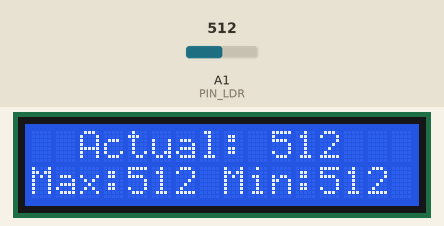
This sketch was run on a simulated Arduino Uno, built with avr-gcc and run on an emulated ATmega328P. Shown: 16×2 character LCD. The test bench sets the inputs (shaded band); at power-on: A1 (PIN_LDR) = 512. What the sketch prints to the serial monitor is not drawn.

Above: at 2.2 s.
2.3 s: A1 (PIN_LDR) set to 716
At 3.1 s:
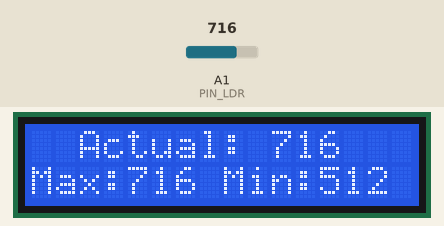
5.4 s: A1 (PIN_LDR) set to 900
At 6.3 s:
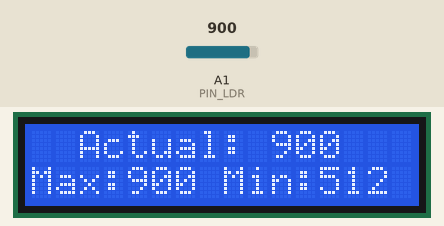
7.4 s: A1 (PIN_LDR) set to 1023
At 7.9 s:
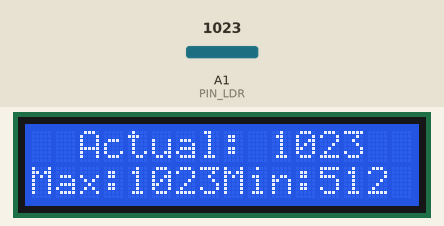
Timing chart, 0 to 10.4 s (numbered marks = the images above; inputs shaded):
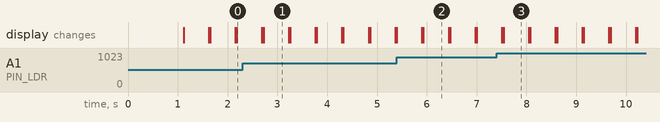

Measured:
- after the input at 2.3 s, the display: first differs from a run without the input after 0.42 s (image 1)
- after the input at 5.4 s, the display: first differs from a run without the input after 0.53 s (image 2)
- what the display in image 1 shows lasts 0.5 s, from 2.7 s to 3.2 s

The sketch:

Ejercicio03-LDR_cesar.ino
```cpp
/*
   Ejercicio03 - César
*/

//Librerías pantalla LCD
#include <Wire.h>
#include <LiquidCrystal_I2C.h>

//PINES
#define PIN_LDR A1

//Objeto pantalla
LiquidCrystal_I2C lcd(0x27, 16, 2); // set the LCD address to 0x27 for a 16 chars and 2 line display

// variables
int maximo = 0;
int minimo = 1023;
int actual = 0;

void setup() {
  //Inicializo puerto serie
  Serial.begin(9600);

  //Inicializo pantalla
  lcd.init();
  lcd.backlight();
  lcd.setCursor(0, 0);
  lcd.print("Inicializando...");

  Serial.println(F("Capturando datos..."));
  delay(1000);
  lcd.clear();

}

void loop() {

  actual = analogRead(PIN_LDR);
  maximo = max(maximo, actual);
  minimo = min(minimo, actual);

  lcd.setCursor(2, 0);
  lcd.print("Actual: ");
  lcd.print(actual);
  lcd.print("  ");
  lcd.setCursor(0, 1);
  lcd.print("Max:");
  lcd.print(maximo);
  lcd.print("  ");
  lcd.setCursor(8, 1);
  lcd.print("Min:");
  lcd.print(minimo);
  lcd.print("  ");

  Serial.print("Actual:");
  Serial.print(actual);
  Serial.print(" ... maximo:");
  Serial.print(maximo);
  Serial.print(" ... minimo:");
  Serial.println(minimo);

  delay(500);
  lcd.clear();
}
```
